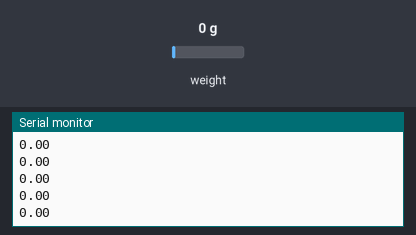
Bench run of a sketch on a simulated STM32 Blue Pill. Parts: the last lines printed to the serial monitor. The test bench sets the inputs (shaded band); at power-on: weight on the scale 0 g.

Above: at 1.2 s.
1.3 s: weight on the scale set to 100 g
At 1.47 s:
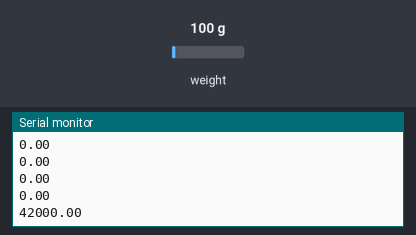
2.8 s: weight on the scale set to 1250 g
At 2.9 s:
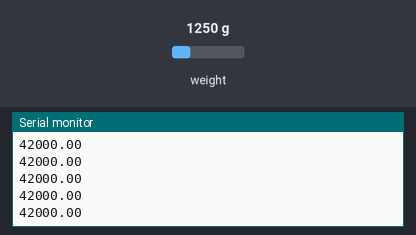
Timing chart, 0 to 5.8 s (numbered marks = the images above; inputs shaded):
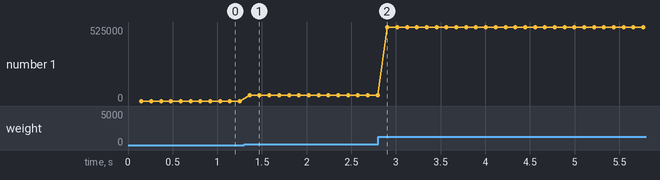

Measured:
- after the input at 1.3 s, the serial monitor: prints a new line after 0.06 s (image 1)
- plotted number 1: 0 → 42000 after the input at 1.3 s, 42000 → 525000 after the input at 2.8 s

The sketch:

TEST_BELKI_TENSOMETRYCZNEJ.ino
```cpp
// (licence header left out)
#include "HX711.h"

// HX711 circuit wiring
const int LOADCELL_DOUT_PIN = PB15;
const int LOADCELL_SCK_PIN = PB14;

HX711 scale;

void setup() {
  Serial.begin(115200);
  Serial.println("HX711 Demo");
  Serial.println("Initializing the scale");
  delay(50);
  scale.begin(LOADCELL_DOUT_PIN, LOADCELL_SCK_PIN);

  Serial.println("Readings:");
}

void loop() {
  Serial.println(scale.get_units());
  delay(10);

}
```
